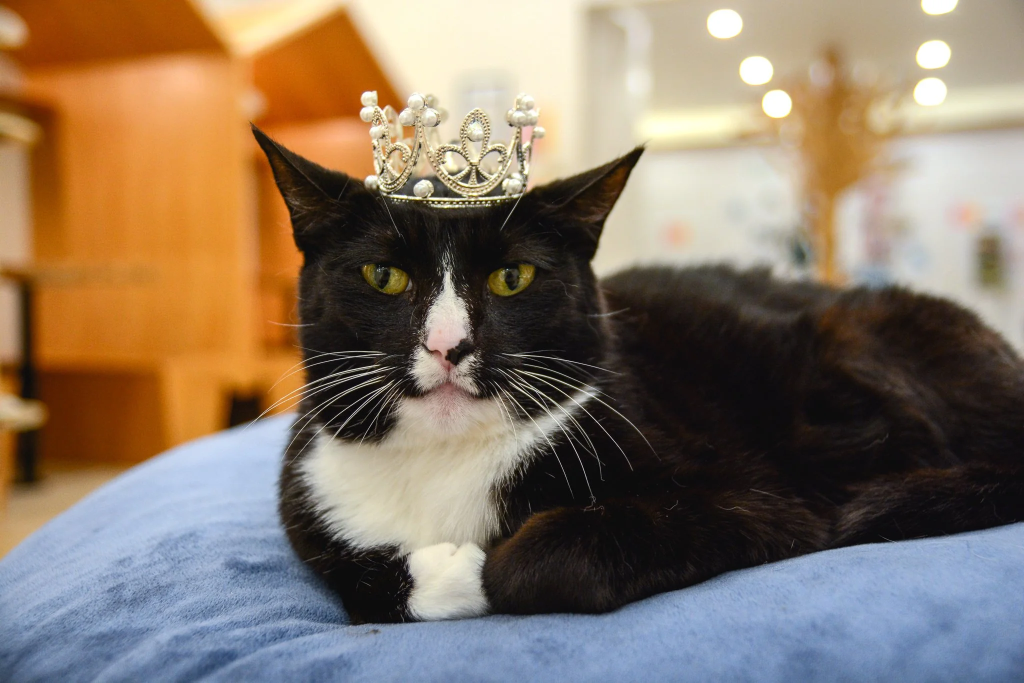
#> input picture computer vision/OpenCV/images/sample.jpg, 2048 x 1365 px (shown at 1/2 size)
$ python main.py
#> lines starting #> are read from the running program, lines starting #| are printed output that depends on the picture
import cv2

# ===============================
# Load Image
# ===============================

image = cv2.imread("images/sample.jpg")
#> image is the input picture: shape (1365, 2048, 3); mean B, G, R 101.8, 118.8, 135.8

if image is None:
    print("Image not found!")
    exit()

# ===============================
# Original Information
# ===============================

print("Height :", image.shape[0])
#| Height : 1365
print("Width  :", image.shape[1])
#| Width  : 2048
print("Channels :", image.shape[2])
#| Channels : 3

# ===============================
# Grayscale
# ===============================

gray = cv2.cvtColor(image, cv2.COLOR_BGR2GRAY)
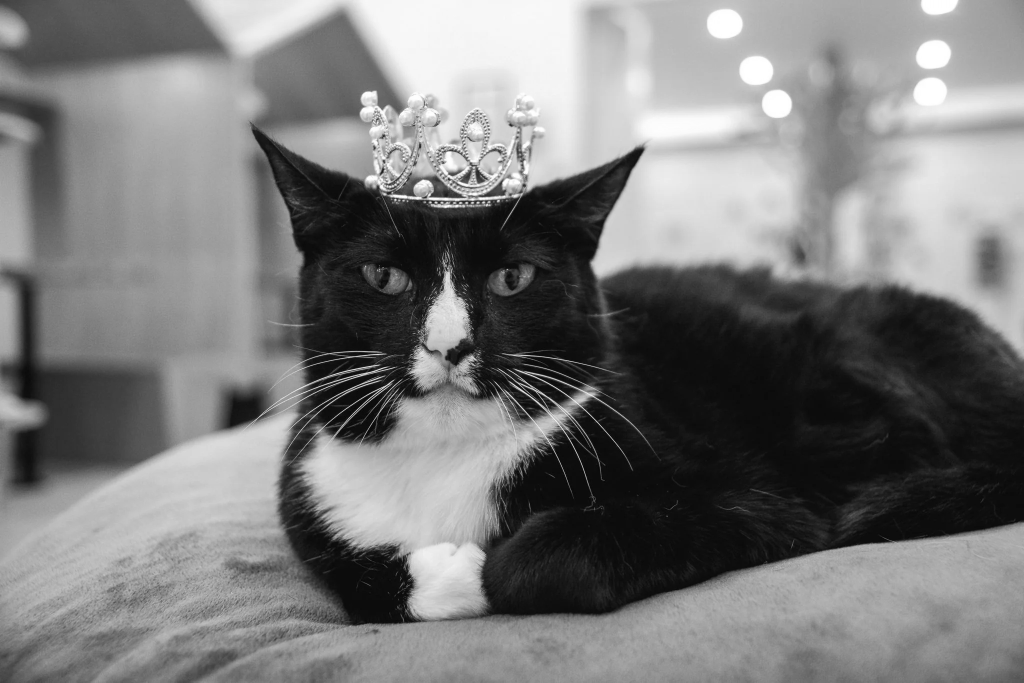
#> gray: shape (1365, 2048) (shown at 1/2 size); min 0, max 255, mean 122

# ===============================
# Blur
# ===============================

blur = cv2.GaussianBlur(image, (9, 9), 0)

# ===============================
# Edge Detection
# ===============================

edges = cv2.Canny(gray, 100, 200)
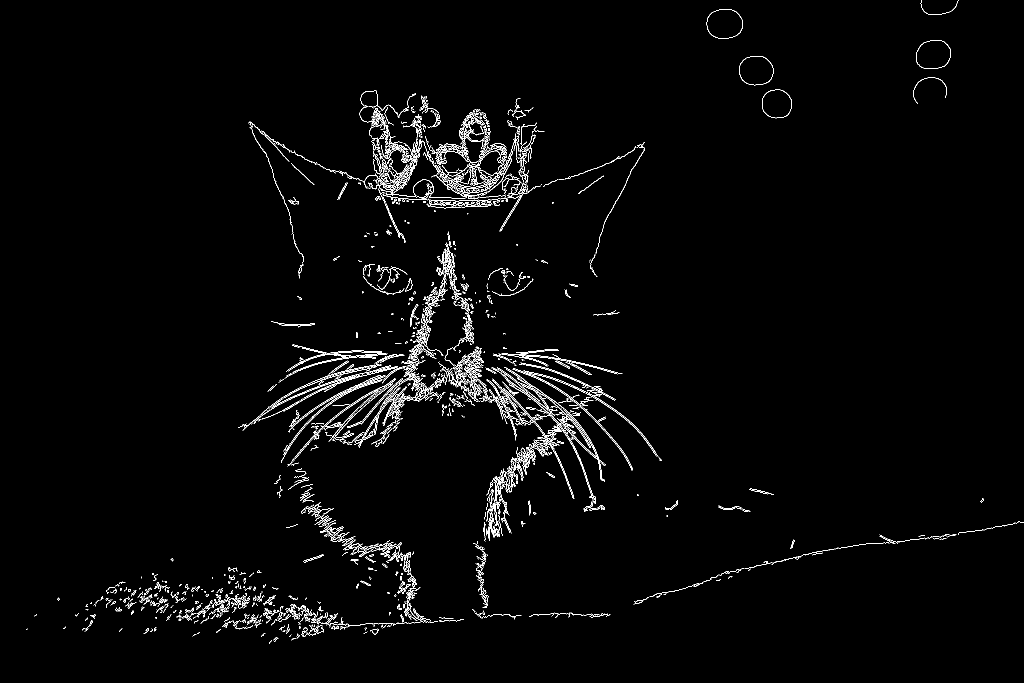
#> edges: shape (1365, 2048) (shown at 1/2 size); 1.9% white in thin lines or dots

# ===============================
# Resize
# ===============================

resized = cv2.resize(image, (500, 350))
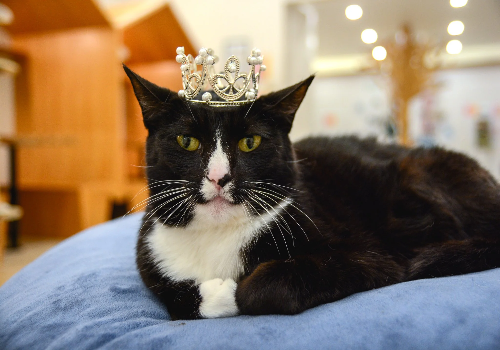
#> resized: shape (350, 500, 3); mean B, G, R 101.7, 118.8, 135.7

# ===============================
# Rotate
# ===============================

height, width = image.shape[:2]
#> height = 1365; width = 2048

center = (width // 2, height // 2)
#> center = (1024, 682)

matrix = cv2.getRotationMatrix2D(center, 45, 1.0)

rotated = cv2.warpAffine(image, matrix, (width, height))
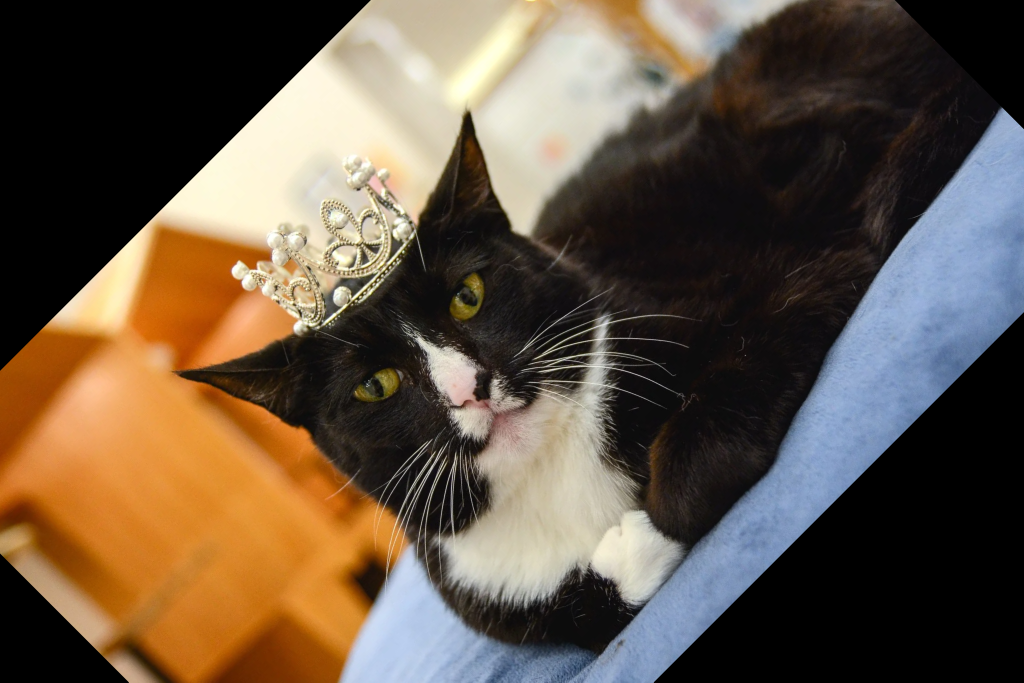
#> rotated: shape (1365, 2048, 3) (shown at 1/2 size); mean B, G, R 69.4, 85.1, 100.4

# ===============================
# Flip
# ===============================

flip_horizontal = cv2.flip(image, 1)
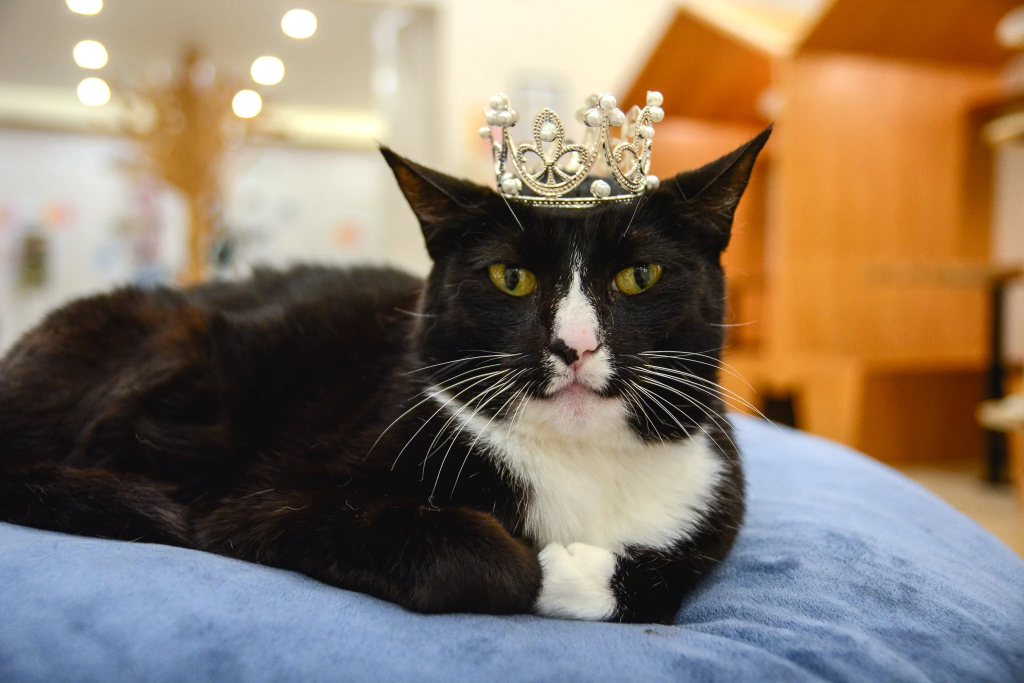
#> flip_horizontal: shape (1365, 2048, 3) (shown at 1/2 size); mean B, G, R 101.8, 118.8, 135.8
flip_vertical = cv2.flip(image, 0)
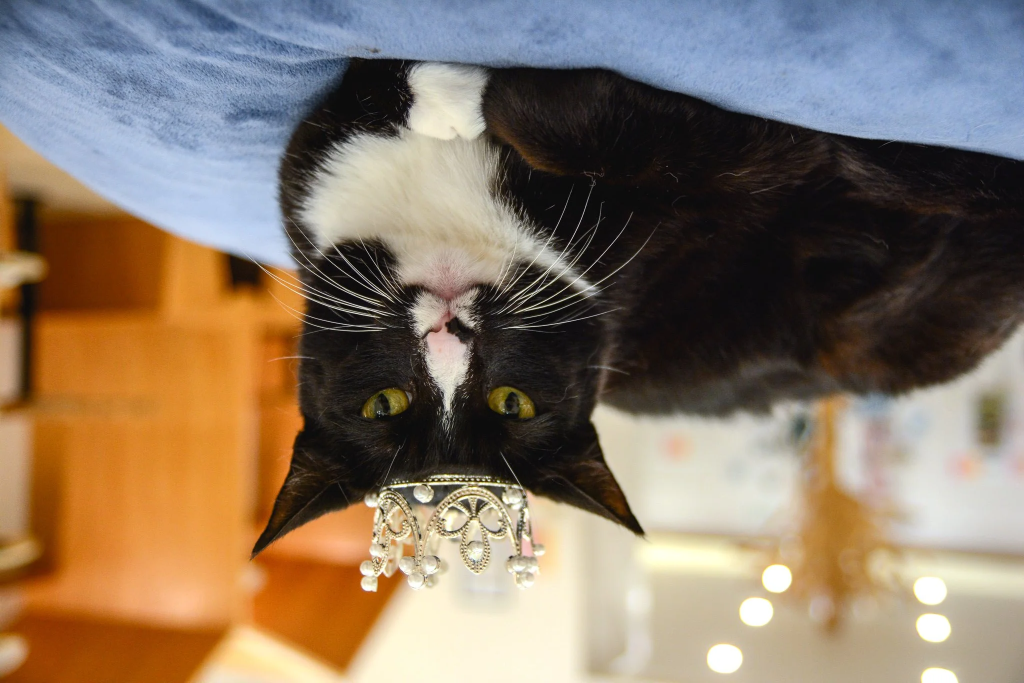
#> flip_vertical: shape (1365, 2048, 3) (shown at 1/2 size); mean B, G, R 101.8, 118.8, 135.8

# ===============================
# Save Images
# ===============================

cv2.imwrite("output/grayscale.jpg", gray)
cv2.imwrite("output/blur.jpg", blur)
cv2.imwrite("output/edges.jpg", edges)
cv2.imwrite("output/resized.jpg", resized)
cv2.imwrite("output/rotated.jpg", rotated)
cv2.imwrite("output/flip_horizontal.jpg", flip_horizontal)
cv2.imwrite("output/flip_vertical.jpg", flip_vertical)

# ===============================
# Show Windows
# ===============================

cv2.imshow("Original", image)
cv2.imshow("Grayscale", gray)
cv2.imshow("Blur", blur)
cv2.imshow("Edges", edges)
cv2.imshow("Resized", resized)
cv2.imshow("Rotated", rotated)
cv2.imshow("Horizontal Flip", flip_horizontal)
cv2.imshow("Vertical Flip", flip_vertical)

print("\nPress any key to exit...")

cv2.waitKey(0)
cv2.destroyAllWindows()
